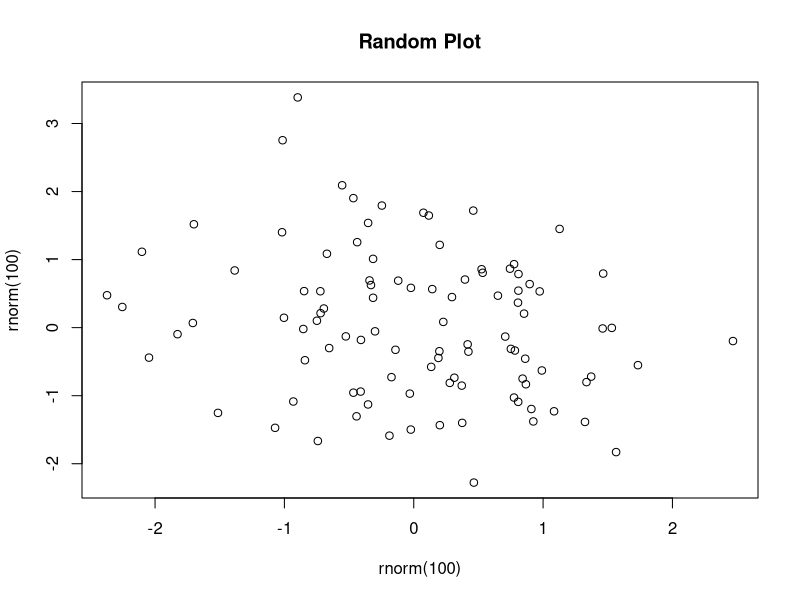

Here is the R script that generated this plot:
## ---- chunk 1
plot(rnorm(100),rnorm(100),main="Random Plot")
